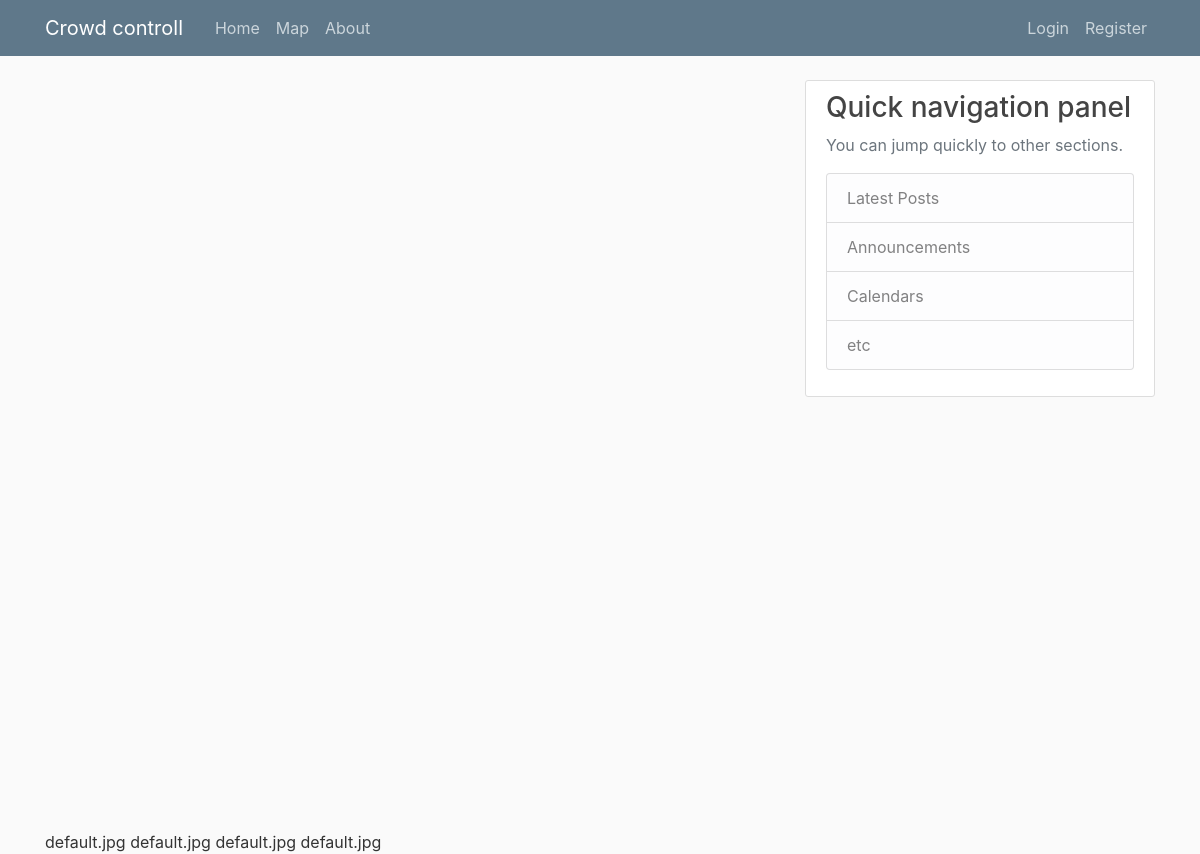
Screenshot of /mapview with the database file from the repository.
### crowdControll/models.py (models this page shows, shortened)
class Post(db.Model):
    id = db.Column(db.Integer, primary_key=True)
    title = db.Column(db.String(100), nullable=False)
    date_posted = db.Column(db.DateTime, nullable=False, default=datetime.utcnow)
    content = db.Column(db.Text, nullable=False)
    image_file = db.Column(db.String(20), nullable=False, default='default.jpg')
    latitude = db.Column(db.Float, nullable=True)
    longitude = db.Column(db.Float, nullable=True)
    user_id = db.Column(db.Integer, db.ForeignKey('user.id'), nullable=False)

### crowdControll/routes.py (the view)
@app.route("/mapview")
def mapview():
    posts = Post.query.all()
    return render_template('map.html', posts=posts)

### crowdControll/templates/map.html (shortened to what this page needs)
{% extends "layout.html" %}
{% block content %}
<div id="map" style="height: 750px;"></div>
 {% for post in posts %}
    {{post.image_file}}
 {% endfor %}
{% endblock content %}

### crowdControll/static/main.css (style rules this page uses)
body { background: #fafafa; color: #333333; margin-top: 5rem; }

### rows the page displays
Post: image_file "default.jpg"
Post: image_file "default.jpg"
Post: image_file "default.jpg"
Post: image_file "default.jpg"
